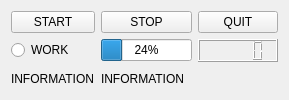
      <widget class="QWidget" name="tab">
       <attribute name="title">
        <string>MANAGEMENT</string>
       </attribute>
       <layout class="QHBoxLayout" name="horizontalLayout_4">
        <item>
         <layout class="QVBoxLayout" name="verticalLayout">
          <item>
           <layout class="QGridLayout" name="gridLayout_3">
            <item row="1" column="2">
             <widget class="QProgressBar" name="progressBar">
              <property name="sizePolicy">
               <sizepolicy hsizetype="Minimum" vsizetype="Fixed">
                <horstretch>0</horstretch>
                <verstretch>0</verstretch>
               </sizepolicy>
              </property>
              <property name="value">
               <number>24</number>
              </property>
             </widget>
            </item>
            <item row="0" column="3">
             <widget class="QPushButton" name="pushButton_6">
              <property name="sizePolicy">
               <sizepolicy hsizetype="Minimum" vsizetype="Minimum">
                <horstretch>0</horstretch>
                <verstretch>0</verstretch>
               </sizepolicy>
              </property>
              <property name="text">
               <string>QUIT</string>
              </property>
             </widget>
            </item>
            <item row="2" column="2">
             <widget class="QLabel" name="label_18">
              <property name="text">
               <string>INFORMATION</string>
              </property>
             </widget>
            </item>
            <item row="1" column="3">
             <widget class="QLCDNumber" name="lcdNumber"/>
            </item>
            <item row="0" column="0">
             <widget class="QPushButton" name="pushButton_4">
              <property name="sizePolicy">
               <sizepolicy hsizetype="Minimum" vsizetype="Minimum">
                <horstretch>0</horstretch>
                <verstretch>0</verstretch>
               </sizepolicy>
              </property>
              <property name="text">
               <string>START</string>
              </property>
             </widget>
            </item>
            <item row="0" column="2">
             <widget class="QPushButton" name="pushButton_5">
              <property name="sizePolicy">
               <sizepolicy hsizetype="Minimum" vsizetype="Minimum">
                <horstretch>0</horstretch>
                <verstretch>0</verstretch>
               </sizepolicy>
              </property>
              <property name="text">
               <string>STOP</string>
              </property>
             </widget>
            </item>
            <item row="1" column="0">
             <widget class="QRadioButton" name="radioButton">
              <property name="text">
               <string>WORK</string>
              </property>
              <property name="checkable">
               <bool>false</bool>
              </property>
             </widget>
            </item>
            <item row="2" column="0">
             <widget class="QLabel" name="label_14">
              <property name="text">
               <string>INFORMATION</string>
              </property>
             </widget>
            </item>
           </layout>
          </item>
         </layout>
        </item>
       </layout>
      </widget>
